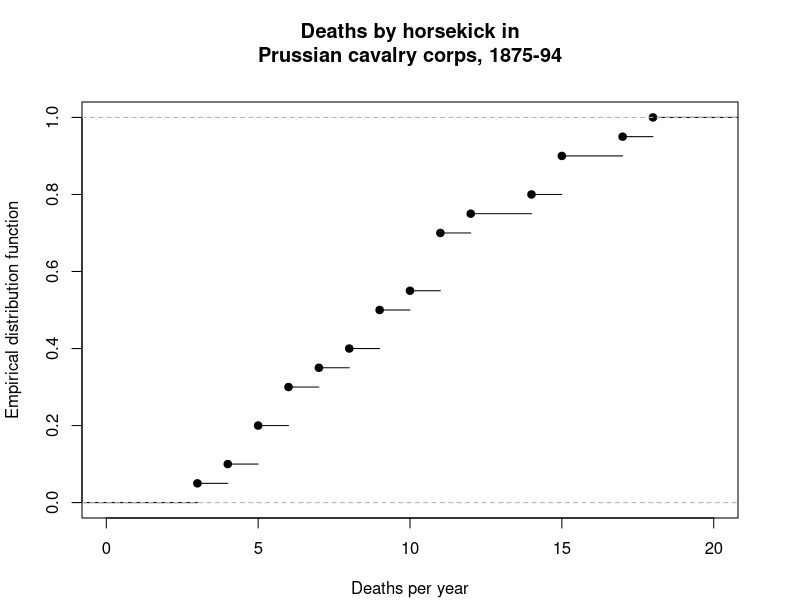

The R script that drew this image:
pdf(file = "R-horsekick_totals-ecdf.pdf", width = 4, height = 4, pointsize = 8)
#Empirical cumulative distribution function (ecdf) example. Data = von Bortkiewicz's famous dataset of deaths by horse kick in Prussian cavalry corps
library("pscl")
par(mar=c(4,4,5,3)+0.1)
X <- tapply(prussian$y, prussian$year, sum)
plot(ecdf(X), xlim=c(0,20), main="", xlab="Deaths per year", ylab="Empirical distribution function")
title("Deaths by horsekick in\nPrussian cavalry corps, 1875-94", line=2)
dev.off()
if (interactive()) browseURL(paste0(getwd(),"/R-horsekick_totals-ecdf.pdf"))
